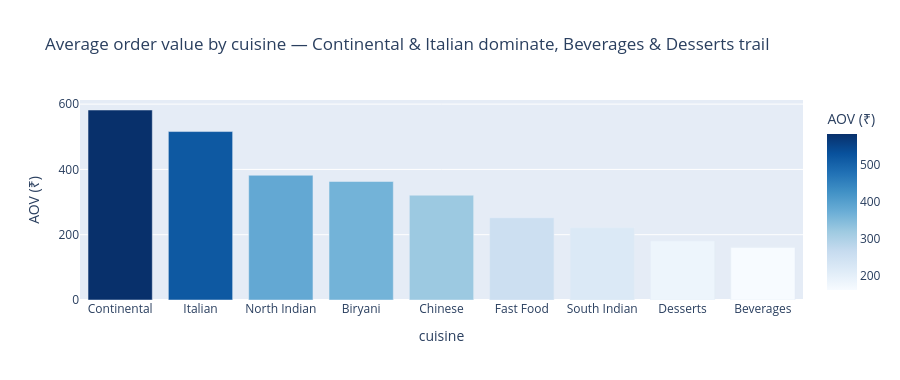

Notebook code cell kept with this figure:
### Markdown cell above
**Observation.** Effectively zero difference (₹332 vs ₹331). Surge is firing on a random slice of the basket-size distribution. No corrective action needed.

### 3.2 AOV by cuisine is the strongest single signal in the dataset

### Code cell
aov_cuisine = df.groupby('cuisine').order_value.mean().sort_values(ascending=False).round(0)
print('AOV by cuisine (₹):')
print(aov_cuisine.to_string())

fig = px.bar(aov_cuisine.reset_index(), x='cuisine', y='order_value',
             title='Average order value by cuisine — Continental & Italian dominate, Beverages & Desserts trail',
             labels={'order_value': 'AOV (₹)'},
             height=380, color='order_value', color_continuous_scale='Blues')
fig.write_html(FIG / '05_aov_by_cuisine.html', include_plotlyjs='cdn')
fig.show()

### Figure 1 — Plotly figure (JSON) as saved in the notebook; plotly's stock layout.template omitted (floating-point values rounded to 4 significant figures)
{"data": [{"hovertemplate": "cuisine=%{x}<br>AOV (₹)=%{marker.color}<extra></extra>", "legendgroup": "", "marker": {"color": [582.0, 516.0, 382.0, 363.0, 321.0, 252.0, 221.0, 181.0, 161.0], "coloraxis": "coloraxis", "pattern": {"shape": ""}}, "name": "", "orientation": "v", "showlegend": false, "textposition": "auto", "type": "bar", "x": ["Continental", "Italian", "North Indian", "Biryani", "Chinese", "Fast Food", "South Indian", "Desserts", "Beverages"], "xaxis": "x", "y": [582.0, 516.0, 382.0, 363.0, 321.0, 252.0, 221.0, 181.0, 161.0], "yaxis": "y"}], "layout": {"barmode": "relative", "coloraxis": {"colorbar": {"title": {"text": "AOV (₹)"}}, "colorscale": [[0.0, "rgb(247,251,255)"], [0.125, "rgb(222,235,247)"], [0.25, "rgb(198,219,239)"], [0.375, "rgb(158,202,225)"], [0.5, "rgb(107,174,214)"], [0.625, "rgb(66,146,198)"], [0.75, "rgb(33,113,181)"], [0.875, "rgb(8,81,156)"], [1.0, "rgb(8,48,107)"]]}, "height": 380, "legend": {"tracegroupgap": 0}, "title": {"text": "Average order value by cuisine — Continental & Italian dominate, Beverages & Desserts trail"}, "xaxis": {"anchor": "y", "domain": [0.0, 1.0], "title": {"text": "cuisine"}}, "yaxis": {"anchor": "x", "domain": [0.0, 1.0], "title": {"text": "AOV (₹)"}}}}
